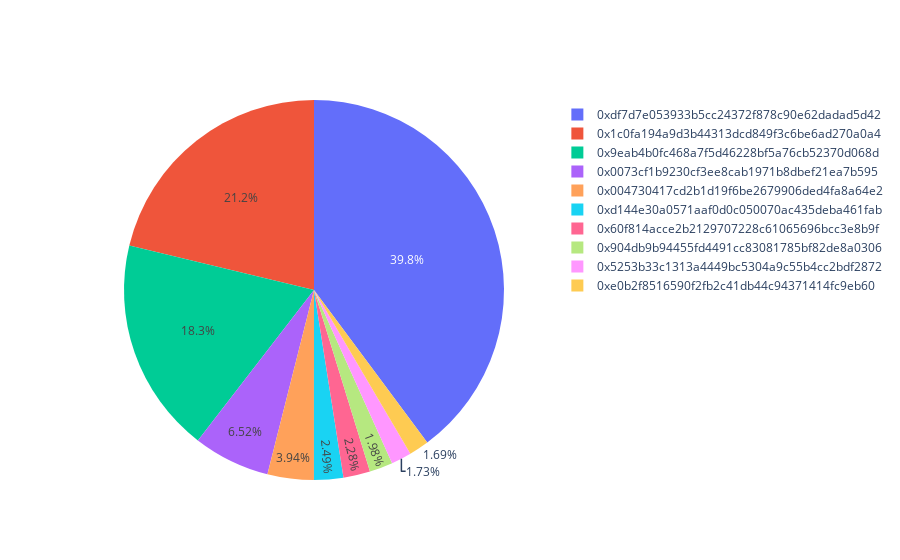

The notebook cell this image was saved under:
### Markdown cell above
### Plotting the top miners by their block reward as a pie chart.

### Code cell
labels = top_miners['miner']
values = top_miners['total_block_reward']

trace = go.Pie(labels=labels, values=values)

iplot([trace])

### Figure 1 — Plotly figure (JSON) as saved in the notebook; plotly's stock layout.template omitted (floating-point values rounded to 4 significant figures)
{"data": [{"values": [65101, 34701, 29908, 10659, 6433, 4069, 3721, 3242, 2821, 2768], "labels": ["0xdf7d7e053933b5cc24372f878c90e62dadad5d42", "0x1c0fa194a9d3b44313dcd849f3c6be6ad270a0a4", "0x9eab4b0fc468a7f5d46228bf5a76cb52370d068d", "0x0073cf1b9230cf3ee8cab1971b8dbef21ea7b595", "0x004730417cd2b1d19f6be2679906ded4fa8a64e2", "0xd144e30a0571aaf0d0c050070ac435deba461fab", "0x60f814acce2b2129707228c61065696bcc3e8b9f", "0x904db9b94455fd4491cc83081785bf82de8a0306", "0x5253b33c1313a4449bc5304a9c55b4cc2bdf2872", "0xe0b2f8516590f2fb2c41db44c94371414fc9eb60"], "type": "pie"}], "layout": {}}
